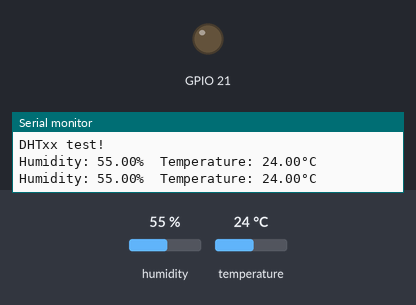
Recording of a sketch running on a simulated ESP32. Parts: output pins drawn as LEDs (lit = HIGH), the last lines printed to the serial monitor. The inputs (shaded band) are chosen by the test bench; at power-on: humidity 55 %, temperature 24 °C.

Above: at 4.8 s.
4.9 s: humidity set to 69 %
7.9 s: humidity set to 72 %
At 8.8 s:
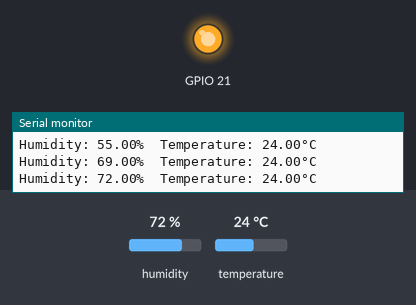
10.9 s: humidity set to 22 %
At 13.5 s:
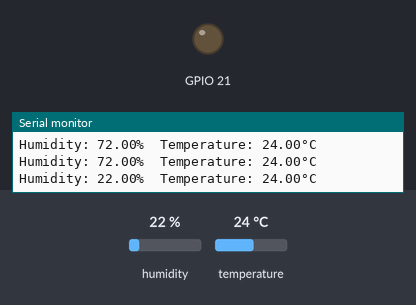
13.9 s: humidity set to 88 %
At 14.8 s:
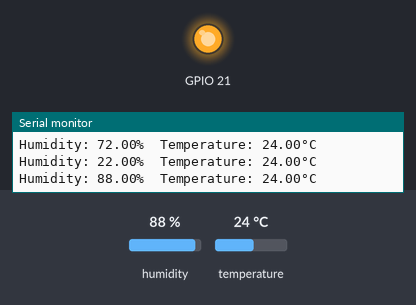
Timing chart, 0 to 16.9 s (numbered marks = the images above; inputs shaded):
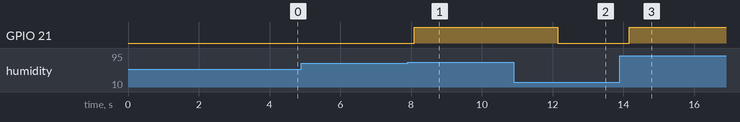

Measured:
- the behaviour switches between 70 and 71 % on humidity (found by bisection; images 0 and 1)
- after the input at 7.9 s, GPIO 21: LOW → HIGH after 0.19 s
- after the input at 10.9 s, GPIO 21: HIGH → LOW after 1.2 s
- after the input at 13.9 s, GPIO 21: LOW → HIGH after 0.26 s

The sketch:

dht11-humidity-alarm-with-led.ino
```cpp
#include "DHT.h" //온습도센서 라이브러리!
#define DHTPIN 4 //온습도센서가 연결된 핀번호!
#define DHTTYPE DHT11 //DHT센서의 종류
DHT dht(DHTPIN, DHTTYPE);

void setup() {
  Serial.begin(115200); //ESP32가 PC하고 통신할것이다!
  Serial.println("DHTxx test!");

  dht.begin(); //온습도센서 시작하기!
  pinMode(21, OUTPUT);
  digitalWrite(21, 0); //turn off 상태에서 시작(0)
}

void loop() {
  delay(2000);
  float h = dht.readHumidity(); //습도를 측정하는 함수!
  float t = dht.readTemperature(); //온도를 측정하는 함수!(도씨)

  //센서가 잘못연결되거나 고장이 난경우 발생하게될 에러메시지!
  if (isnan(h) || isnan(t)) {
    Serial.println("센서값이 측정되지 않았습니다!");
    return; //더이상 아래부분을 실행하지 않겠다!
  }

  Serial.print("Humidity: ");
  Serial.print(h);
  Serial.print("%  Temperature: ");
  Serial.print(t);
  Serial.print("°C ");
  Serial.println();

  if (h>70) digitalWrite(21,1); //습도가 70% 이상일 때 LED turn on(1)
  else digitalWrite(21,0);
}
```
